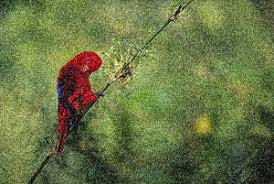
#> input picture 03-image-processing/image/noisy.jpg, 274 x 184 px
$ python 04-smoothing-images.py
#> lines starting #> are read from the running program, lines starting #| are printed output that depends on the picture
import cv2
import matplotlib.pylab as plt
import numpy as np

"""
目标：
    毛图片使用各种低通过滤
    应用自定义过滤处理图片(2D卷积(convolution) )
"""


def _2D_convolution():
    """
    图片过滤：对于一维信号，图片也可以使用各种低通(LPF)或高通滤波器(HPF)处理。
        LPF低通滤波器：
            去除噪音，图片模糊
        HPF高通滤波：
            找图片边缘
    :return:
    """
    img = cv2.imread("image/noisy.jpg")

    kernel = np.ones((5, 5), np.float32) / 25
    dst = cv2.filter2D(img, -1, kernel)

    plt.subplot(121), plt.imshow(img), plt.title('original')
    plt.xticks([]), plt.yticks([])
    plt.subplot(122), plt.imshow(dst), plt.title('average')
    plt.xticks([]), plt.yticks([])
    plt.show()


# _2D_convolution()


def image_blurring():
    """
    图片顺滑
        图片模糊利用低通过滤卷积内核包含了。用来去噪。
        实际上去除高频内容（噪音和边缘）
        有四种模糊技术大会对边缘模糊处理：
        1.平均（averaging）
            这个利用归一化卷积内核完成。获得算有内核下像素平均值，用这个平局值替换中心元素。
            cv2.blur()和cv2.boxFilter()完成
        2.高斯过滤
            用高斯内核进行过滤。具体化内核宽高，并且是正偶数。
                还有X,Y方向的标准差(standard deviation),sigmaX,sigmaY.
        3.median filter
            中值内核.
            很好的去除salt-and-pepper (盐和胡椒)噪音
            高斯内核和归一化内核，替换的值，有可能原图片不存在改值。但是中值就不会出现
        4.bilateral filter
            双边滤波：
                前面是会模糊边缘，顾使用双边滤波。对边缘保留效果很好，但是速度比其他的慢一些。

    :return:
    """
    # 1. averaging
    img = cv2.imread('image/noisy.jpg')
#> img is the input picture: shape (184, 274, 3); mean B, G, R 69, 117.1, 104.7
    blur = cv2.blur(img, (5, 5))
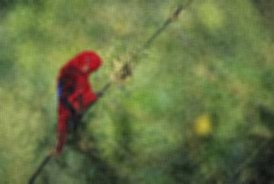
#> blur: shape (184, 274, 3); mean B, G, R 69, 117.2, 104.8
    # 2. Gaussian filter
    blur_gau = cv2.GaussianBlur(img, (5, 5), 0)
    # 3.median filtering
    # 50%的噪音对于原图片
    median = cv2.medianBlur(img, 5)

    # 4.bilateral
    blur_bilteral = cv2.bilateralFilter(img, 9, 75, 75)
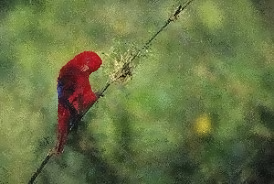
#> blur_bilteral: shape (184, 274, 3); mean B, G, R 68.9, 117.1, 104.7
    plt.subplot(231), plt.imshow(img), plt.title('original')
    plt.xticks([]), plt.yticks([])
    plt.subplot(232), plt.imshow(blur), plt.title('blurred')
    plt.subplot(233), plt.imshow(blur_gau), plt.title('blur_gau')
    plt.xticks([]), plt.yticks([])
    plt.subplot(234), plt.imshow(median), plt.title('median')
    plt.xticks([]), plt.yticks([])
    plt.subplot(235), plt.imshow(median), plt.title('blur_bilateral')
    plt.xticks([]), plt.yticks([])
    plt.show()


image_blurring()
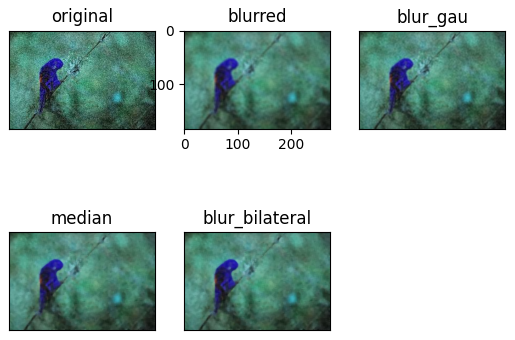
#> figure drawn by matplotlib, 5 panels; B, G, R data is drawn as R, G, B

$ run again, with 03-image-processing/image/dave.jpg copied over 03-image-processing/image/noisy.jpg
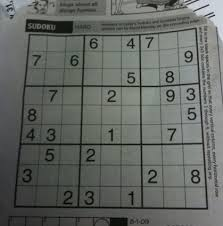
#> input picture 03-image-processing/image/dave.jpg, 223 x 226 px
#> in image_blurring, img is the input picture: shape (226, 223, 3); mean B, G, R 99.1, 103.3, 99.8
#> in image_blurring, `blur = cv2.blur(img, (5, 5))`:
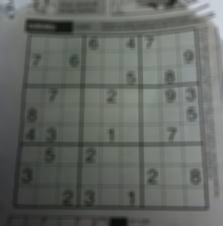
#> blur: shape (226, 223, 3); mean B, G, R 99.1, 103.3, 99.7
#> in image_blurring, `median = cv2.medianBlur(img, 5)`:
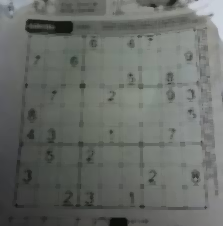
#> median: shape (226, 223, 3); mean B, G, R 103.2, 107.4, 103.8
